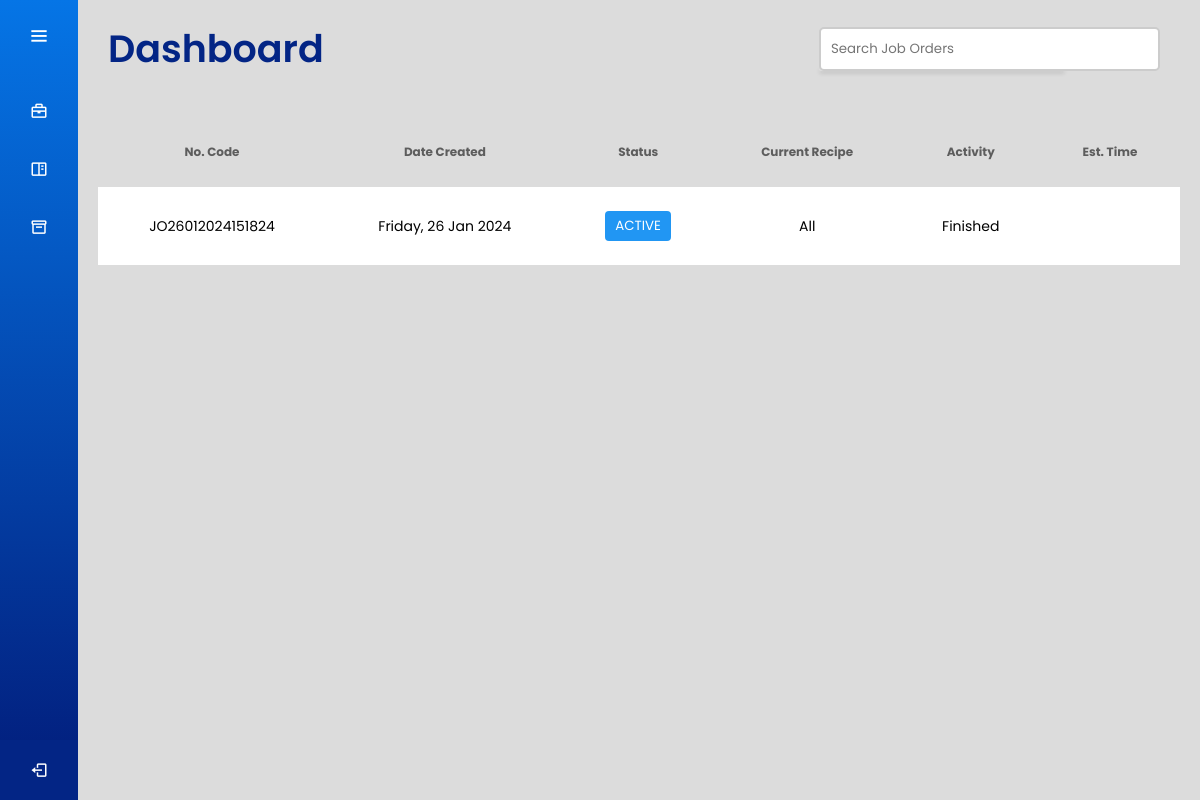
The app's page /manager/ (signed in) with its own data.
### joborders/models.py (models this page shows, shortened)
class JobOrder(models.Model):
    jobOrderId = models.CharField(max_length=50, unique=True)
    jobOrderCreatedDate = models.DateTimeField()
    jobOrderStatus = models.CharField(max_length=50)
    userId = models.ForeignKey(User, on_delete=models.CASCADE)

### users/views.py (the view, shortened to what this page needs)
# urls.py: path('manager/', views.manager_dashboard_view, name='manager_dashboard'),
@login_required
def manager_dashboard_view(request):
    malaysian_tz = pytz.timezone('Asia/Kuala_Lumpur')
    now = timezone.now().astimezone(malaysian_tz)
    job_orders_list = []
    job_orders = JobOrder.objects.filter(
    jobOrderStatus__in=['PENDING', 'APPROVED', 'REVISE', 'ACTIVE']
).prefetch_related('recipes__activity_recipe')
    try:
        user_role = UserRole.objects.get(user=request.user).role
    except UserRole.DoesNotExist:
        user_role = None  # Or set a default role if appropriate
    if user_role != 'manager':
        raise Http404("Page not found.")
    for job_order in job_orders:
        earliest_activity = {
            'recipeName': 'None',
            'name': 'Not Started',
            'time': None
        }
        if job_order.jobOrderStatus == "ACTIVE":
            all_recipes_finished = True
            non_draft_recipes = job_order.recipes.filter(isDraft=False)
            if all_recipes_finished:
                earliest_activity['recipeName'] = 'All'
                earliest_activity['name'] = 'Finished'
                earliest_activity['time'] = None
        job_data = {
            'jobOrderId': job_order.jobOrderId,
            'jobOrderCreatedDate': job_order.jobOrderCreatedDate,
            'jobOrderStatus': job_order.jobOrderStatus,
            'current_recipe_name': earliest_activity['recipeName'],
            'current_activity_name': earliest_activity['name'],
            'current_activity_time': earliest_activity['time'],
        }
        job_orders_list.append(job_data)
    context = {
        'job_orders': job_orders_list,
        'user_role': user_role,
    }
    return render(request, 'manager_dashboard.html', context)

### users/context_processors.py (called while the page is built)
def user_role_context(request):
    user = request.user
    if user.is_authenticated:
        try:
            user_role = UserRole.objects.get(user=user).get_role_display()
        except UserRole.DoesNotExist:
            user_role = None
    else:
        user_role = None
    return {
        'username': user.username if user.is_authenticated else 'Guest',
        'user_role': user_role
    }

### users/templates/manager_dashboard.html (shortened to what this page needs)
<!DOCTYPE html>
<html lang="en" dir="ltr">
  <head>
    {% load static %}
    <link rel="stylesheet" href="{% static 'css/dash_style.css' %}">
    <link rel="stylesheet" href="{% static 'css/table_style.css' %}">
    <link href='https://unpkg.com/boxicons@2.0.7/css/boxicons.min.css' rel='stylesheet'>
   </head>
<body>
  {% include 'manager_sidebar.html' %}
  <section class="home-section">
    {% include 'header.html' %}
    <div class="main-content">
      {% include 'dashboard_table.html' %}
    </div>
  </section>
</body>
</html>

### users/templates/dashboard_table.html (shortened to what this page needs)
<!DOCTYPE html>
<html lang="en" dir="ltr">
<head>
</head>
<body>
    <table id="dashboard-table">
        <thead>
            <tr>
                <th>No. Code</th>
                <th>Date Created</th>
                <th>Status</th>
                <th>Current Recipe</th>
                <th>Activity</th>
                <th>Est. Time</th>
            </tr>
        </thead>
        <tbody>
            {% for job in job_orders %}
                <tr id="job_order_row_{{ job.jobOrderId }}" class="clickable-row" data-job-order-id="{{ job.jobOrderId }}">
                    <td>{{ job.jobOrderId }}</td>
                    <td>{{ job.jobOrderCreatedDate|date:"l, d M Y" }}</td>
                    <td>
                        <button class="status-button status-{{ job.jobOrderStatus|lower }}">
                            {{ job.jobOrderStatus }}
                        </button>
                    </td>
                    <td>{{ job.current_recipe_name }}</td>
                    {% if job.jobOrderStatus == "ACTIVE" %}
                        <td>{{ job.current_activity_name }}</td>
                        <td>{{ job.current_activity_time|date:"l, d M Y H:i A" }}</td>
                    {% else %}
                        <td></td>
                        <td></td>
                    {% endif %}
                </tr>
            {% empty %}
                <tr>
                    <td colspan="6">No job orders found.</td>
                </tr>
            {% endfor %}
        </tbody>
    </table>
</body>
</html>

### static/css/dash_style.css (style rules this page uses)
* { margin: 0; padding: 0; box-sizing: border-box; font-family: "Poppins", sans-serif; }
.home-section { position: relative; background: #DCDCDC; min-height: 100vh; top: 0; left: 78px; width: calc(100% - 78px); transition: all 0.5s ease; z-index: 2; }
.home-section .main-content { padding: 20px; background-color: #DCDCDC; min-height: 300px; height: 100%; }

### static/css/table_style.css (style rules this page uses)
table { width: 100%; border-collapse: collapse; margin: 0; }
table thead { color: #5D5D5D; }
table th { padding: 26px; text-align: center; vertical-align: middle; font-size: 12px; font-weight: 700; }
table td { padding: 24px; text-align: center; vertical-align: middle; font-size: 14px; }
table tbody tr { padding: 10px; background-color: #ffffff; transition: background-color 0.3s; }
.status-button { padding: 5px 10px; border: none; border-radius: 4px; color: white; font-weight: 400; cursor: default; }
.status-active { background-color: #2196F3; }

### records on screen
JobOrder: jobOrderId "JO26012024151824", jobOrderCreatedDate "Friday, 26 Jan 2024", jobOrderStatus "ACTIVE"

### other values on screen
{{ job.current_recipe_name }} "All"
{{ job.current_activity_name }} "Finished"
